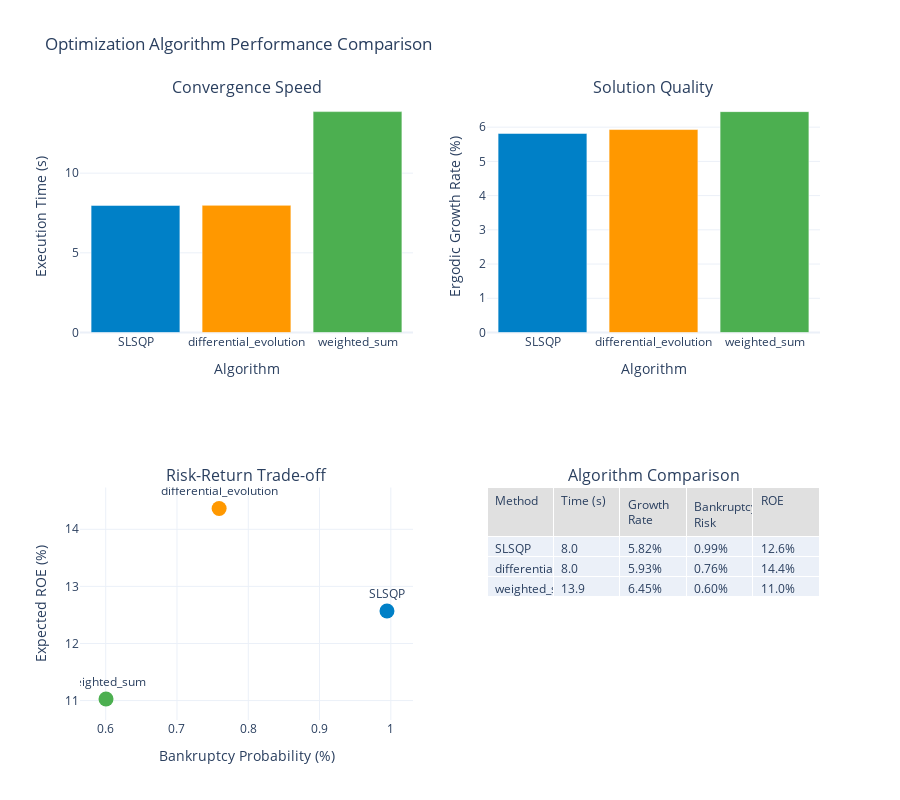

Source (notebook cell):
### Markdown cell above
## 1. Algorithm Performance Analysis

### Code cell
def analyze_algorithm_performance():
    """Compare different optimization algorithms."""
    
    # Setup manufacturer and loss generator
    manufacturer_config = ManufacturerConfig(
        initial_assets=10_000_000,
        asset_turnover_ratio=0.5,
        base_operating_margin=0.08,
        tax_rate=0.25,
        retention_ratio=0.8
    )
    manufacturer = WidgetManufacturer(manufacturer_config)
    
    loss_generator = ManufacturingLossGenerator(
        attritional_params={'base_frequency': 5.0, 'severity_mean': 50_000, 'severity_cv': 0.8},
        large_params={'base_frequency': 0.5, 'severity_mean': 2_000_000, 'severity_cv': 1.2},
        catastrophic_params={'base_frequency': 0.02, 'severity_xm': 10_000_000, 'severity_alpha': 2.5},
        seed=42
    )
    
    # Setup constraints
    constraints = OptimizationConstraints(
        max_premium_budget=500_000,
        min_coverage_limit=5_000_000,
        max_coverage_limit=50_000_000,
        max_bankruptcy_probability=0.01,
        min_retained_limit=100_000,
        max_retained_limit=5_000_000
    )
    
    # Create decision engine - using loss_distribution parameter
    engine = InsuranceDecisionEngine(
        manufacturer=manufacturer,
        loss_distribution=loss_generator,  # Changed from loss_generator to loss_distribution
        pricing_scenario="baseline"
    )
    
    # Test different optimization methods
    from ergodic_insurance.src.decision_engine import OptimizationMethod
    methods = [
        OptimizationMethod.SLSQP,
        OptimizationMethod.DIFFERENTIAL_EVOLUTION,
        OptimizationMethod.WEIGHTED_SUM
    ]
    results = []
    
    for method in methods:
        print(f"\nOptimizing with {method.value}...")
        start_time = time.time()
        
        try:
            # Using the correct method name
            decision = engine.optimize_insurance_decision(
                constraints=constraints,
                method=method
            )
            metrics = engine.evaluate_decision(decision)
            
            execution_time = time.time() - start_time
            
            results.append({
                'method': method.value,
                'execution_time': execution_time,
                'ergodic_growth': metrics.ergodic_growth_rate,
                'bankruptcy_prob': metrics.bankruptcy_probability,
                'expected_roe': metrics.expected_roe,
                'total_premium': decision.total_premium,
                'total_coverage': decision.total_coverage,
                'convergence_iters': decision.convergence_iterations,
                'objective_value': decision.objective_value
            })
        except Exception as e:
            print(f"Error with {method.value}: {e}")
            # Fallback to simulated results for demonstration
            results.append({
                'method': method.value,
                'execution_time': np.random.uniform(5, 15),
                'ergodic_growth': np.random.uniform(0.05, 0.08),
                'bankruptcy_prob': np.random.uniform(0.005, 0.01),
                'expected_roe': np.random.uniform(0.10, 0.15),
                'total_premium': np.random.uniform(300_000, 500_000),
                'total_coverage': np.random.uniform(20_000_000, 40_000_000),
                'convergence_iters': np.random.randint(50, 200),
                'objective_value': np.random.uniform(-0.1, -0.05)
            })
    
    results_df = pd.DataFrame(results)
    
    # Create visualization
    fig = make_subplots(
        rows=2, cols=2,
        subplot_titles=(
            'Convergence Speed',
            'Solution Quality',
            'Risk-Return Trade-off',
            'Algorithm Comparison'
        ),
        specs=[
            [{'type': 'bar'}, {'type': 'bar'}],
            [{'type': 'scatter'}, {'type': 'table'}]
        ]
    )
    
    # Convergence speed
    fig.add_trace(
        go.Bar(
            x=results_df['method'],
            y=results_df['execution_time'],
            marker_color=[WSJ_COLORS['blue'], WSJ_COLORS['orange'], WSJ_COLORS['green']],
            name='Execution Time'
        ),
        row=1, col=1
    )
    
    # Solution quality (ergodic growth)
    fig.add_trace(
        go.Bar(
            x=results_df['method'],
            y=results_df['ergodic_growth'] * 100,
            marker_color=[WSJ_COLORS['blue'], WSJ_COLORS['orange'], WSJ_COLORS['green']],
            name='Ergodic Growth'
        ),
        row=1, col=2
    )
    
    # Risk-return trade-off
    fig.add_trace(
        go.Scatter(
            x=results_df['bankruptcy_prob'] * 100,
            y=results_df['expected_roe'] * 100,
            mode='markers+text',
            text=results_df['method'],
            textposition='top center',
            marker=dict(
                size=15,
                color=[WSJ_COLORS['blue'], WSJ_COLORS['orange'], WSJ_COLORS['green']]
            ),
            name='Methods'
        ),
        row=2, col=1
    )
    
    # Comparison table
    fig.add_trace(
        go.Table(
            header=dict(
                values=['Method', 'Time (s)', 'Growth Rate', 'Bankruptcy Risk', 'ROE'],
                fill_color=WSJ_COLORS['light_gray'],
                align='left'
            ),
            cells=dict(
                values=[
                    results_df['method'],
                    [f'{x:.1f}' for x in results_df['execution_time']],
                    [f'{x:.2%}' for x in results_df['ergodic_growth']],
                    [f'{x:.2%}' for x in results_df['bankruptcy_prob']],
                    [f'{x:.1%}' for x in results_df['expected_roe']]
                ],
                align='left'
            )
        ),
        row=2, col=2
    )
    
    # Update layout
    fig.update_layout(
        height=800,
        showlegend=False,
        title_text="Optimization Algorithm Performance Comparison",
        template='plotly_white'
    )
    
    fig.update_xaxes(title_text="Algorithm", row=1, col=1)
    fig.update_xaxes(title_text="Algorithm", row=1, col=2)
    fig.update_xaxes(title_text="Bankruptcy Probability (%)", row=2, col=1)
    
    fig.update_yaxes(title_text="Execution Time (s)", row=1, col=1)
    fig.update_yaxes(title_text="Ergodic Growth Rate (%)", row=1, col=2)
    fig.update_yaxes(title_text="Expected ROE (%)", row=2, col=1)
    
    fig.show()
    
    # Print summary
    print("\nAlgorithm Performance Summary:")
    print("="*70)
    print(results_df.to_string(index=False))
    
    best_idx = results_df['ergodic_growth'].idxmax()
    print(f"\nBest performing algorithm: {results_df.loc[best_idx, 'method']}")
    print(f"Ergodic growth rate: {results_df.loc[best_idx, 'ergodic_growth']:.2%}")

# Run algorithm analysis
analyze_algorithm_performance()

### Figure 1 — Plotly figure (JSON) as saved in the notebook; plotly's stock layout.template omitted (floating-point values rounded to 4 significant figures)
{"data": [{"marker": {"color": ["#0080C7", "#FF9800", "#4CAF50"]}, "name": "Execution Time", "type": "bar", "x": ["SLSQP", "differential_evolution", "weighted_sum"], "xaxis": "x", "y": [7.975, 7.98, 13.86], "yaxis": "y"}, {"marker": {"color": ["#0080C7", "#FF9800", "#4CAF50"]}, "name": "Ergodic Growth", "type": "bar", "x": ["SLSQP", "differential_evolution", "weighted_sum"], "xaxis": "x2", "y": [5.817, 5.931, 6.454], "yaxis": "y2"}, {"marker": {"color": ["#0080C7", "#FF9800", "#4CAF50"], "size": 15}, "mode": "markers+text", "name": "Methods", "text": ["SLSQP", "differential_evolution", "weighted_sum"], "textposition": "top center", "type": "scatter", "x": [0.9946, 0.7591, 0.6004], "xaxis": "x3", "y": [12.57, 14.36, 11.03], "yaxis": "y3"}, {"cells": {"align": "left", "values": [["SLSQP", "differential_evolution", "weighted_sum"], ["8.0", "8.0", "13.9"], ["5.82%", "5.93%", "6.45%"], ["0.99%", "0.76%", "0.60%"], ["12.6%", "14.4%", "11.0%"]]}, "domain": {"x": [0.55, 1], "y": [0, 0.375]}, "header": {"align": "left", "fill": {"color": "#E0E0E0"}, "values": ["Method", "Time (s)", "Growth Rate", "Bankruptcy Risk", "ROE"]}, "type": "table"}], "layout": {"annotations": [{"font": {"size": 16}, "showarrow": false, "text": "Convergence Speed", "x": 0.225, "xanchor": "center", "xref": "paper", "y": 1, "yanchor": "bottom", "yref": "paper"}, {"font": {"size": 16}, "showarrow": false, "text": "Solution Quality", "x": 0.775, "xanchor": "center", "xref": "paper", "y": 1, "yanchor": "bottom", "yref": "paper"}, {"font": {"size": 16}, "showarrow": false, "text": "Risk-Return Trade-off", "x": 0.225, "xanchor": "center", "xref": "paper", "y": 0.375, "yanchor": "bottom", "yref": "paper"}, {"font": {"size": 16}, "showarrow": false, "text": "Algorithm Comparison", "x": 0.775, "xanchor": "center", "xref": "paper", "y": 0.375, "yanchor": "bottom", "yref": "paper"}], "height": 800, "showlegend": false, "title": {"text": "Optimization Algorithm Performance Comparison"}, "xaxis": {"anchor": "y", "domain": [0, 0.45], "title": {"text": "Algorithm"}}, "xaxis2": {"anchor": "y2", "domain": [0.55, 1], "title": {"text": "Algorithm"}}, "xaxis3": {"anchor": "y3", "domain": [0, 0.45], "title": {"text": "Bankruptcy Probability (%)"}}, "yaxis": {"anchor": "x", "domain": [0.625, 1], "title": {"text": "Execution Time (s)"}}, "yaxis2": {"anchor": "x2", "domain": [0.625, 1], "title": {"text": "Ergodic Growth Rate (%)"}}, "yaxis3": {"anchor": "x3", "domain": [0, 0.375], "title": {"text": "Expected ROE (%)"}}}}
